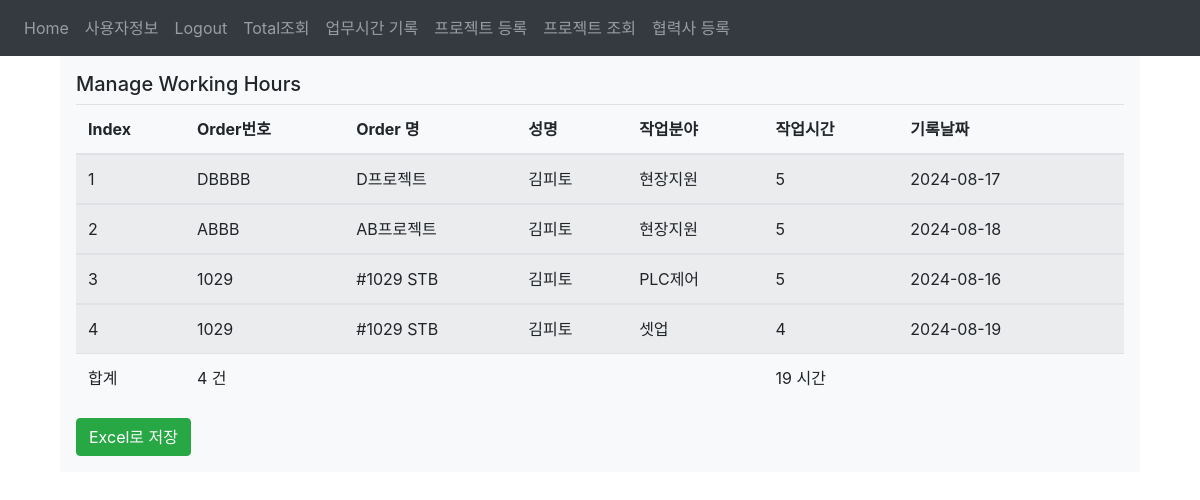
/workhour_total (signed in), run on the app's committed database.
### website/models.py (models this page shows)
class Working_hour(db.Model):                                         #내가 참여중인 프로젝트에 MD를 매일 등록한다. 2번
    id = db.Column(db.Integer, primary_key=True)                      #DB primary_key ID
    pcode = db.Column(db.String(50), nullable=False)                  #프로젝트 코드
    pname = db.Column(db.String(100))                                 #프로젝트 이름
    username = db.Column(db.String(50))                               #사용자 이름
    jobpart = db.Column(db.String(50))                                #업무 진행한 분야(근무시간을 쓴 곳)
    workhour = db.Column(db.Integer)                                  #프로젝트에 사용한 시간을 입력
    recodingdate = db.Column(db.String(50))                           #근무기록한 날짜 'yymmdd'
    date = db.Column(db.DateTime(timezone=True), default=func.now())  #timestamp
    user_id = db.Column(db.Integer, db.ForeignKey('user.id'))         #외래키 연동

### website/views.py (the view)
@views.route('/workhour_total', methods=['GET', 'POST'])
@login_required
def workhour_total():
        all_data = db.session.query(
                Working_hour.pcode,
                Working_hour.pname,
                Working_hour.username,
                Working_hour.jobpart,
                Working_hour.workhour,
                Working_hour.recodingdate
                ).all()
        return render_template("workhourtotal.html",all_data=all_data,user=current_user)

### website/__init__.py (called while the page is built)
def create_app():
    app.config['SECRET_KEY'] = 'hjshjhdjah kjshkjdhjs'
    app.config['SQLALCHEMY_DATABASE_URI'] = f'sqlite:///{DB_NAME}'
    db.init_app(app)
    from .views import views
    from .auth import auth
    app.register_blueprint(views, url_prefix='/')
    app.register_blueprint(auth, url_prefix='/')
    from .models import User
    with app.app_context():
        db.create_all()
    login_manager = LoginManager()
    login_manager.login_view = 'auth.login'
    login_manager.init_app(app)
    @login_manager.user_loader
    def load_user(id):
        return User.query.get(int(id))
    return app

### website/templates/workhourtotal.html (shortened to what this page needs)
{% extends 'base.html' %}
{% block content %}
<div class="container">
<div class="row">
<div class="col-md-12">
<div class="bg-light p-3">
    <h5>Manage Working Hours </h5>
  <table class="table table-hover table-striped" id="table1">
    <thead>
        <tr>
        <th>Index</th>
        <th>Order번호</th>
        <th>Order 명</th>
        <th>성명</th>
        <th>작업분야</th>
        <th>작업시간</th>
        <th>기록날짜</th>
        <th></th>
        </tr>
    </thead>
    {% for row in all_data %}
    <tbody>
      <tr>
        <td>{{loop.index}}</td>
        <td>{{row.pcode}}</td>
        <td>{{row.pname}}</td>
        <td>{{row.username}}</td>
        <td>{{row.jobpart}}</td>
        <td class="participation-time">{{row.workhour}}</td>
        <td>{{row.recodingdate}}</td>
        <td></td>
      </tr>
    </tbody>
    {% endfor %}
    <tfoot>
        <tr>
          <td>합계</td>
          <td id="count"></td>
          <td></td>
          <td></td>
          <td></td>
          <td id="total-time"></td>
          <td></td>
          <td></td>
        </tr>
    </tfoot>
    </table>
    <button class="btn btn-success float-end" onclick="exportTableToExcel('table1', 'working_hours')">Excel로 저장</button>
</div>
</div>
</div>
</div>
{% endblock %}

### data on the page
Working_hour: pcode "DBBBB", pname "D프로젝트", username "김피토", jobpart "현장지원", workhour "5", recodingdate "2024-08-17"
Working_hour: pcode "ABBB", pname "AB프로젝트", username "김피토", jobpart "현장지원", workhour "5", recodingdate "2024-08-18"
Working_hour: pcode "1029", pname "#1029 STB", username "김피토", jobpart "PLC제어", workhour "5", recodingdate "2024-08-16"
Working_hour: pcode "1029", pname "#1029 STB", username "김피토", jobpart "셋업", workhour "4", recodingdate "2024-08-19"
